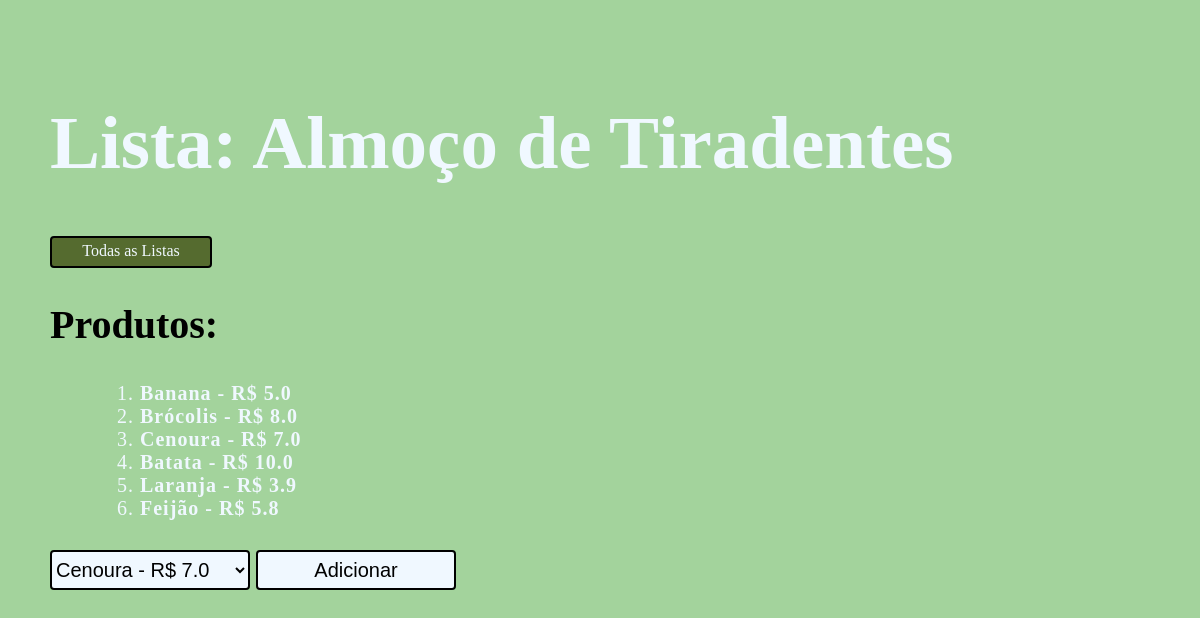
/listas/1, run on the app's committed database.
### listas/models.py (models this page shows, shortened)
class Lista(models.Model):
    nome_lista = models.CharField(max_length=64)

class Produto(models.Model):
    produto = models.CharField(max_length=64)
    preco = models.FloatField()
    nome = models.ManyToManyField(Lista, blank=True, related_name="nome")
    def __str__(self):
        return f"{self.produto} - R$  {self.preco}"

### listas/views.py (the view)
# urls.py: path("<int:lista_id>", views.lista, name="lista"),
def lista(request, lista_id):
    lista = Lista.objects.get(id=lista_id)
    produto = lista.nome.all()
    sem_lista = Produto.objects.exclude(id=lista_id).all()
    return render(request, "listas/lista.html", {
        "lista": lista,
        "produto": produto,
        "sem_lista": sem_lista
    })

### listas/templates/listas/lista.html (shortened to what this page needs)
{% extends "listas/layout.html" %}
{% block body %}
    <h1>Lista: {{ lista.nome_lista }}</h1>
    <a id="back" href="{% url 'listas:index' %}">Todas as Listas</a>
    <h2>Produtos:</h2>
    <ul id="produtos">
        {% for produto in produto %}
            <li><b>{{ produto }}</b></li>
        {% empty %}
            <li>Sem Produtos</li>
        {% endfor %}
    </ul>
    <form action="{% url 'listas:livro' lista.id %}" method="post">
        <select name="produto" id="">
            {% for produto in sem_lista %}
                <option value="{{ produto.id }}">{{ produto }}</option>
            {% endfor %}
        </select>
        <input id="confirma" type="submit" value="Adicionar">
    </form>
{% endblock %}

### listas/templates/listas/layout.html (style rules this page uses)
body { background-color: rgb(163, 211, 156); margin-left: 50px; }
h1 { font-family: 'Trebuchet MS'; color: aliceblue; margin-top: 100px; font-size: 75px; }
ul { list-style-type: decimal; color: aliceblue; font-family: 'Trebuchet MS'; font-size: 25px; margin-left: 50px; }
h2 { font-family: 'Trebuchet MS'; font-size: 40px; }
#produtos { font-family: 'Trebuchet MS'; font-size: 20px; letter-spacing: 1px; }
#back { border: black 2px solid; font-family: 'Trebuchet MS'; border-radius: 4px; color: aliceblue; padding: 4px; text-decoration: none; text-align: center; display: inline-block; width: 150px; height: 20px; transition: .5s; background-color:darkolivegreen; }
form { font-family: 'Trebuchet MS'; color: aliceblue; font-size: 20px; letter-spacing: 1px; }
input { border: solid 2px black; border-radius: 4px; height: 40px; width: 200px; font-size: 20px; margin-top: 10px; }
#confirma { background-color: aliceblue; transition: .5s; }
select { border: solid 2px black; border-radius: 4px; height: 40px; width: 200px; font-size: 20px; margin-top: 10px; background-color: aliceblue; }

### data on the page
Lista: nome_lista "Almoço de Tiradentes"
Produto: produto+preco "Banana - R$ 5.0"
Produto: produto+preco "Brócolis - R$ 8.0"
Produto: produto+preco "Cenoura - R$ 7.0"
Produto: produto+preco "Batata - R$ 10.0"
Produto: produto+preco "Laranja - R$ 3.9"
Produto: produto+preco "Feijão - R$ 5.8"

### other printed values
form field produto "Cenoura - R$ 7.0"
